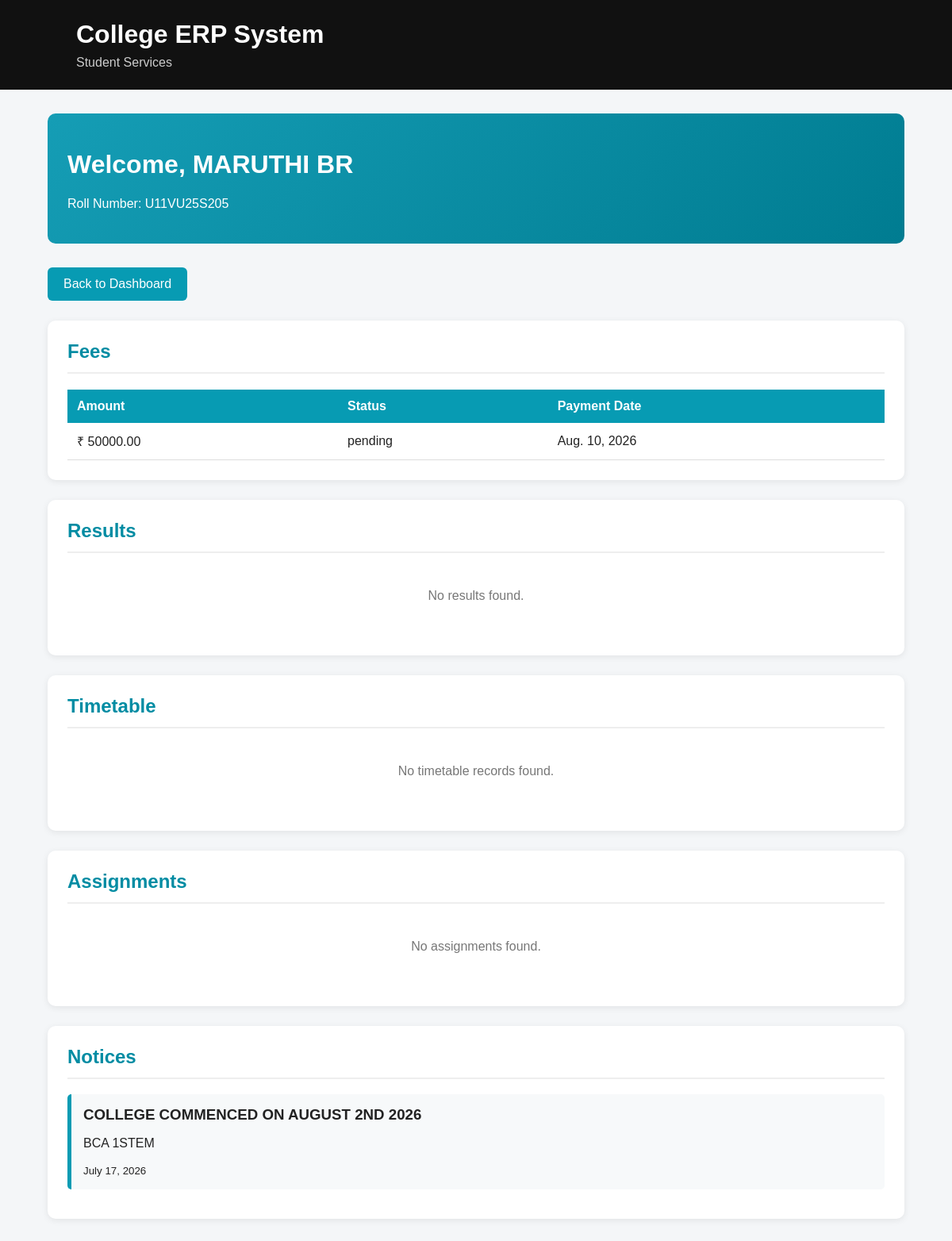
The app's page /student-services/ (signed in) with its own data.
### erp/models.py (models this page shows, shortened)
class Student(models.Model):
    user = models.OneToOneField(
        User,
        on_delete=models.CASCADE,
        null=True,
        blank=True,
        related_name="student_profile"
    )
    name = models.CharField(
        max_length=100
    )
    roll_number = models.CharField(
        max_length=20,
        unique=True
    )
    email = models.EmailField()
    course = models.CharField(
        max_length=100
    )

class Fee(models.Model):
    student = models.ForeignKey(Student, on_delete=models.CASCADE)
    amount = models.DecimalField(max_digits=10, decimal_places=2)
    status = models.CharField(max_length=20)
    payment_date = models.DateField(null=True, blank=True)

class Notice(models.Model):
    title = models.CharField(max_length=200)
    description = models.TextField()
    date = models.DateField()

### erp/views.py (the view)
@login_required(login_url="student_login")
def student_services(request):
    if not hasattr(request.user, "student_profile"):
        logout(request)
        return redirect("student_login")
    student = request.user.student_profile
    fees = Fee.objects.filter(student=student)
    results = Result.objects.filter(student=student)
    timetable = Timetable.objects.filter(
        course__name__iexact=student.course.strip()
    )
    assignments = Assignment.objects.all()
    notices = Notice.objects.all().order_by("-date")
    context = {
        "student": student,
        "fees": fees,
        "results": results,
        "timetable": timetable,
        "assignments": assignments,
        "notices": notices,
    }
    return render(
        request,
        "student_services.html",
        context
    )

### erp/templates/student_services.html (shortened to what this page needs)
<!DOCTYPE html>
<html lang="en">
<head>
</head>
<body>
<header>
    <h1>College ERP System</h1>
    <p>Student Services</p>
</header>
<div class="container">
    <div class="welcome">
        <h1>Welcome, {{ student.name }}</h1>
        <p>Roll Number: {{ student.roll_number }}</p>
    </div>
    <a href="{% url 'student_dashboard' %}" class="back-btn">
        Back to Dashboard
    </a>
    <div class="section">
        <h2>Fees</h2>
        {% if fees %}
        <table>
            <tr>
                <th>Amount</th>
                <th>Status</th>
                <th>Payment Date</th>
            </tr>
            {% for fee in fees %}
            <tr>
                <td>₹ {{ fee.amount }}</td>
                <td>{{ fee.status }}</td>
                <td>
                    {% if fee.payment_date %}
                        {{ fee.payment_date }}
                    {% else %}
                        Not Paid
                    {% endif %}
                </td>
            </tr>
            {% endfor %}
        </table>
        {% else %}
            <p class="empty">No fee records found.</p>
        {% endif %}
    </div>
    <div class="section">
        <h2>Results</h2>
        {% if results %}
        <table>
            <tr>
                <th>Subject</th>
                <th>Marks</th>
                <th>Grade</th>
            </tr>
            {% for result in results %}
            <tr>
                <td>{{ result.subject }}</td>
                <td>{{ result.marks }}</td>
                <td>{{ result.grade }}</td>
            </tr>
            {% endfor %}
        </table>
        {% else %}
            <p class="empty">No results found.</p>
        {% endif %}
    </div>
    <div class="section">
        <h2>Timetable</h2>
        {% if timetable %}
        <table>
            <tr>
                <th>Subject</th>
                <th>Faculty</th>
                <th>Day</th>
                <th>Start Time</th>
                <th>End Time</th>
            </tr>
            {% for item in timetable %}
            <tr>
                <td>{{ item.subject }}</td>
                <td>{{ item.faculty }}</td>
                <td>{{ item.day }}</td>
                <td>{{ item.start_time }}</td>
                <td>{{ item.end_time }}</td>
            </tr>
            {% endfor %}
        </table>
        {% else %}
            <p class="empty">No timetable records found.</p>
        {% endif %}
    </div>
    <div class="section">
        <h2>Assignments</h2>
        {% if assignments %}
        <table>
            <tr>
                <th>Title</th>
                <th>Subject</th>
                <th>Description</th>
                <th>Due Date</th>
            </tr>
            {% for assignment in assignments %}
            <tr>
                <td>{{ assignment.title }}</td>
                <td>{{ assignment.subject }}</td>
                <td>{{ assignment.description }}</td>
                <td>{{ assignment.due_date }}</td>
            </tr>
            {% endfor %}
        </table>
        {% else %}
            <p class="empty">No assignments found.</p>
        {% endif %}
    </div>
    <div class="section">
        <h2>Notices</h2>
        {% if notices %}
            {% for notice in notices %}
            <div class="notice">
                <h3>{{ notice.title }}</h3>
                <p>{{ notice.description }}</p>
                <small>{{ notice.date }}</small>
            </div>
            {% endfor %}
        {% else %}
            <p class="empty">No notices found.</p>
        {% endif %}
    </div>
</div>
</body>
</html>

### erp/templates/student_services.html (style rules this page uses)
* { box-sizing: border-box; }
body { margin: 0; font-family: Arial, sans-serif; background: #f4f6f8; color: #222; }
header { background: #111; color: white; padding: 25px 8%; }
header h1 { margin: 0; font-size: 32px; }
header p { margin: 8px 0 0; color: #ccc; }
.container { width: 90%; margin: 30px auto; }
.welcome { background: linear-gradient(135deg, #159db5, #007c91); color: white; padding: 25px; border-radius: 10px; margin-bottom: 30px; }
.section { background: white; margin-bottom: 25px; padding: 25px; border-radius: 10px; box-shadow: 0 2px 8px rgba(0, 0, 0, 0.08); }
.section h2 { margin-top: 0; color: #008ca3; border-bottom: 2px solid #eee; padding-bottom: 12px; }
table { width: 100%; border-collapse: collapse; margin-top: 15px; }
th { background: #079bb3; color: white; padding: 12px; text-align: left; }
td { padding: 12px; border-bottom: 1px solid #ddd; }
.empty { text-align: center; color: #777; padding: 25px; }
.notice { background: #f7f9fa; padding: 15px; margin: 12px 0; border-left: 5px solid #079bb3; border-radius: 5px; }
.notice h3 { margin: 0 0 8px; }
.back-btn { display: inline-block; background: #079bb3; color: white; padding: 12px 20px; text-decoration: none; border-radius: 6px; margin-bottom: 25px; }

### records on screen
Student: name "MARUTHI BR", roll_number "U11VU25S205"
Fee: amount "50000.00", status "pending", payment_date "Aug. 10, 2026"
Notice: title "COLLEGE COMMENCED ON AUGUST 2ND 2026", description "BCA 1STEM", date "July 17, 2026"
